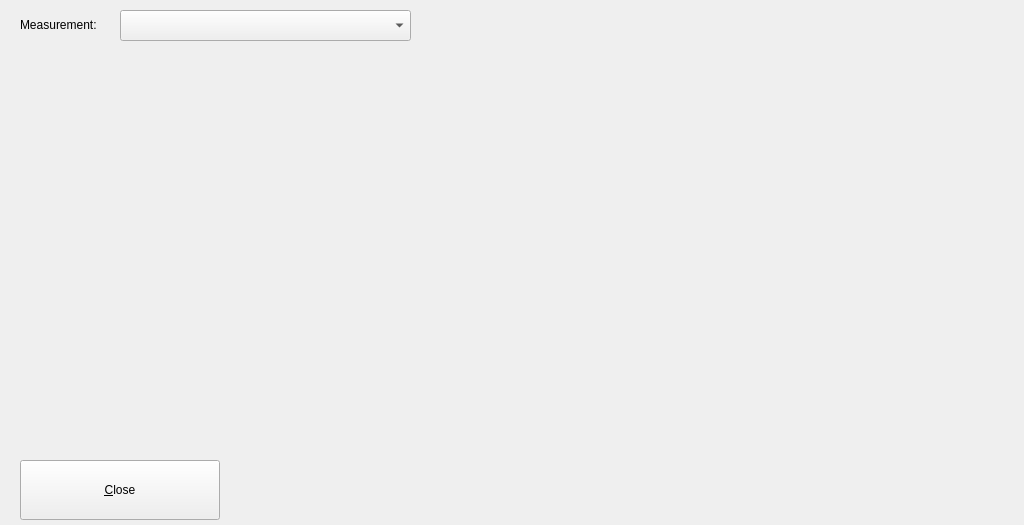
<?xml version="1.0" encoding="UTF-8"?>
<ui version="4.0">
 <class>DataPlotUIClass</class>
 <widget class="QWidget" name="DataPlotUIClass">
  <property name="geometry">
   <rect>
    <x>0</x>
    <y>0</y>
    <width>1024</width>
    <height>525</height>
   </rect>
  </property>
  <property name="minimumSize">
   <size>
    <width>1024</width>
    <height>525</height>
   </size>
  </property>
  <property name="maximumSize">
   <size>
    <width>1024</width>
    <height>525</height>
   </size>
  </property>
  <property name="windowTitle">
   <string>iAssist - Plot Data</string>
  </property>
  <widget class="QwtPlot" name="plData">
   <property name="geometry">
    <rect>
     <x>20</x>
     <y>50</y>
     <width>981</width>
     <height>401</height>
    </rect>
   </property>
  </widget>
  <widget class="QPushButton" name="btnClose">
   <property name="geometry">
    <rect>
     <x>20</x>
     <y>460</y>
     <width>200</width>
     <height>60</height>
    </rect>
   </property>
   <property name="focusPolicy">
    <enum>Qt::StrongFocus</enum>
   </property>
   <property name="text">
    <string>&amp;Close</string>
   </property>
  </widget>
  <widget class="QComboBox" name="cbMeasurementProfileID">
   <property name="geometry">
    <rect>
     <x>120</x>
     <y>10</y>
     <width>291</width>
     <height>31</height>
    </rect>
   </property>
  </widget>
  <widget class="QLabel" name="label_1">
   <property name="geometry">
    <rect>
     <x>20</x>
     <y>10</y>
     <width>101</width>
     <height>30</height>
    </rect>
   </property>
   <property name="text">
    <string>Measurement:</string>
   </property>
  </widget>
 </widget>
 <customwidgets>
  <customwidget>
   <class>QwtPlot</class>
   <extends>QFrame</extends>
   <header>qwt_plot.h</header>
  </customwidget>
 </customwidgets>
 <resources/>
 <connections/>
</ui>
